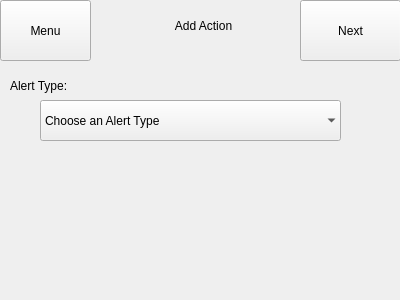
<?xml version="1.0" encoding="UTF-8"?>
<ui version="4.0">
 <class>AddAction</class>
 <widget class="QWidget" name="AddAction">
  <property name="geometry">
   <rect>
    <x>0</x>
    <y>0</y>
    <width>400</width>
    <height>300</height>
   </rect>
  </property>
  <property name="acceptDrops">
   <bool>true</bool>
  </property>
  <property name="windowTitle">
   <string>Form</string>
  </property>
  <widget class="QPushButton" name="menuButton">
   <property name="geometry">
    <rect>
     <x>0</x>
     <y>0</y>
     <width>91</width>
     <height>61</height>
    </rect>
   </property>
   <property name="text">
    <string>Menu</string>
   </property>
  </widget>
  <widget class="QLabel" name="label">
   <property name="geometry">
    <rect>
     <x>88</x>
     <y>0</y>
     <width>231</width>
     <height>51</height>
    </rect>
   </property>
   <property name="text">
    <string>Add Action</string>
   </property>
   <property name="alignment">
    <set>Qt::AlignCenter</set>
   </property>
  </widget>
  <widget class="QLabel" name="label_2">
   <property name="geometry">
    <rect>
     <x>10</x>
     <y>70</y>
     <width>171</width>
     <height>31</height>
    </rect>
   </property>
   <property name="text">
    <string>Alert Type: </string>
   </property>
  </widget>
  <widget class="QComboBox" name="alertType">
   <property name="geometry">
    <rect>
     <x>40</x>
     <y>100</y>
     <width>301</width>
     <height>41</height>
    </rect>
   </property>
   <property name="contextMenuPolicy">
    <enum>Qt::ActionsContextMenu</enum>
   </property>
   <property name="acceptDrops">
    <bool>true</bool>
   </property>
   <property name="autoFillBackground">
    <bool>true</bool>
   </property>
   <property name="editable">
    <bool>false</bool>
   </property>
   <property name="currentText">
    <string>Choose an Alert Type</string>
   </property>
   <property name="frame">
    <bool>false</bool>
   </property>
   <item>
    <property name="text">
     <string>Choose an Alert Type</string>
    </property>
   </item>
   <item>
    <property name="text">
     <string>Text Message</string>
    </property>
   </item>
   <item>
    <property name="text">
     <string>Phone Call</string>
    </property>
   </item>
   <item>
    <property name="text">
     <string>E-mail</string>
    </property>
   </item>
  </widget>
  <widget class="QPushButton" name="nextButton">
   <property name="geometry">
    <rect>
     <x>300</x>
     <y>0</y>
     <width>101</width>
     <height>61</height>
    </rect>
   </property>
   <property name="text">
    <string>Next</string>
   </property>
  </widget>
 </widget>
 <resources/>
 <connections/>
</ui>
